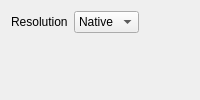
<?xml version="1.0" encoding="UTF-8"?>
<ui version="4.0">
 <class>PostProcessesDock</class>
 <widget class="QWidget" name="PostProcessesDock">
  <property name="windowTitle">
   <string>Processes</string>
  </property>
  <layout class="QVBoxLayout" name="verticalLayout_PostProcessesDock">
   <property name="leftMargin">
    <number>2</number>
   </property>
   <property name="topMargin">
    <number>2</number>
   </property>
   <property name="rightMargin">
    <number>2</number>
   </property>
   <property name="bottomMargin">
    <number>2</number>
   </property>
   <item>
    <widget class="QWidget" name="page_postProcesses">
     <layout class="QVBoxLayout" name="verticalLayout_postProcesses" stretch="0,0,1">
      <item>
       <layout class="QHBoxLayout" name="horizontalLayout_processesResolution">
        <item>
         <widget class="QLabel" name="label_processesResolution">
          <property name="text">
           <string>Resolution</string>
          </property>
         </widget>
        </item>
        <item>
         <widget class="QComboBox" name="comboBox_processesResolution">
          <property name="toolTip">
           <string>Aggregation of the series; finer than the output step is refused.</string>
          </property>
          <item>
           <property name="text">
            <string>Native</string>
           </property>
          </item>
          <item>
           <property name="text">
            <string>Day</string>
           </property>
          </item>
          <item>
           <property name="text">
            <string>Month</string>
           </property>
          </item>
          <item>
           <property name="text">
            <string>Year</string>
           </property>
          </item>
         </widget>
        </item>
        <item>
         <spacer name="horizontalSpacer_processesResolution">
          <property name="orientation">
           <enum>Qt::Horizontal</enum>
          </property>
          <property name="sizeHint" stdset="0">
           <size>
            <width>40</width>
            <height>20</height>
           </size>
          </property>
         </spacer>
        </item>
       </layout>
      </item>
      <item>
       <widget class="QLabel" name="label_postProcessesNotes">
        <property name="wordWrap">
         <bool>true</bool>
        </property>
       </widget>
      </item>
      <item>
       <widget class="QWidget" name="widget_postProcessesPlot">
        <property name="sizePolicy">
         <sizepolicy hsizetype="Expanding" vsizetype="Expanding">
          <horstretch>0</horstretch>
          <verstretch>1</verstretch>
         </sizepolicy>
        </property>
       </widget>
      </item>
     </layout>
    </widget>
   </item>
  </layout>
 </widget>
 <resources />
 <connections />
</ui>
